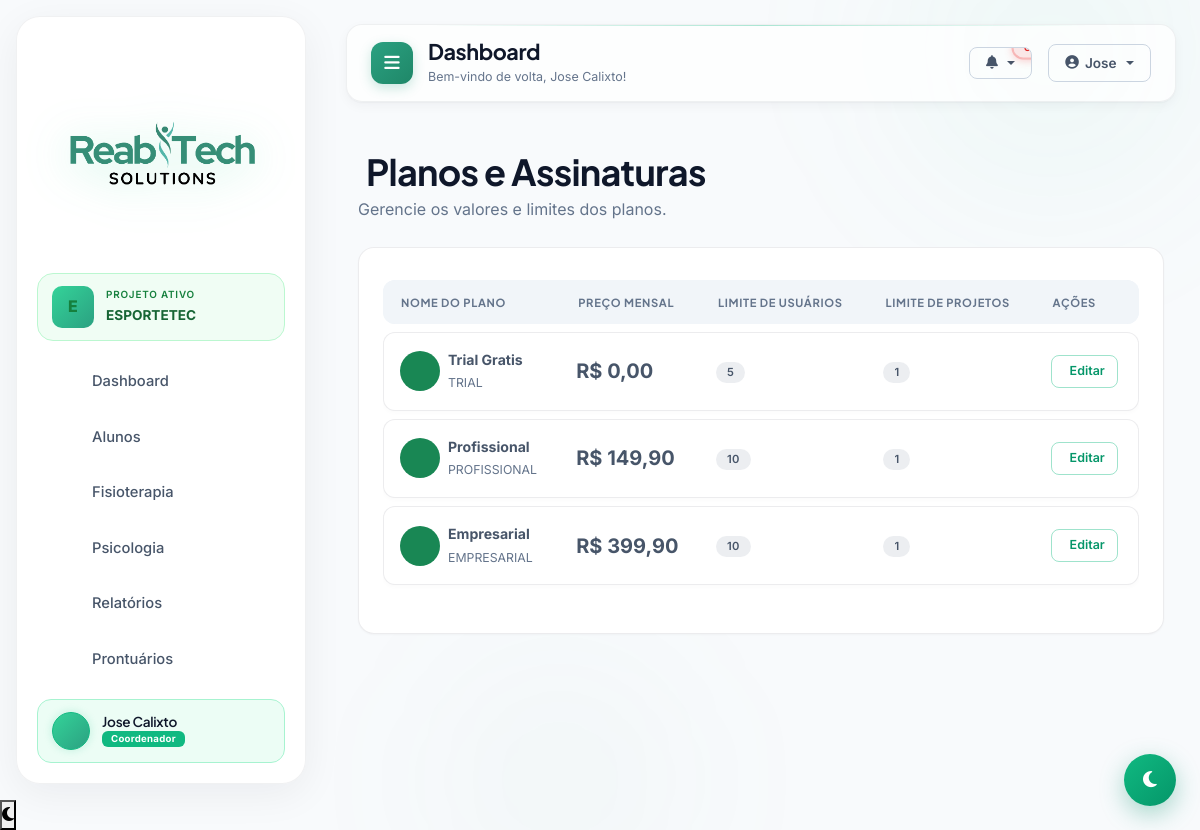
The app's page /dashboard/super-admin/planos/ (signed in), older data.
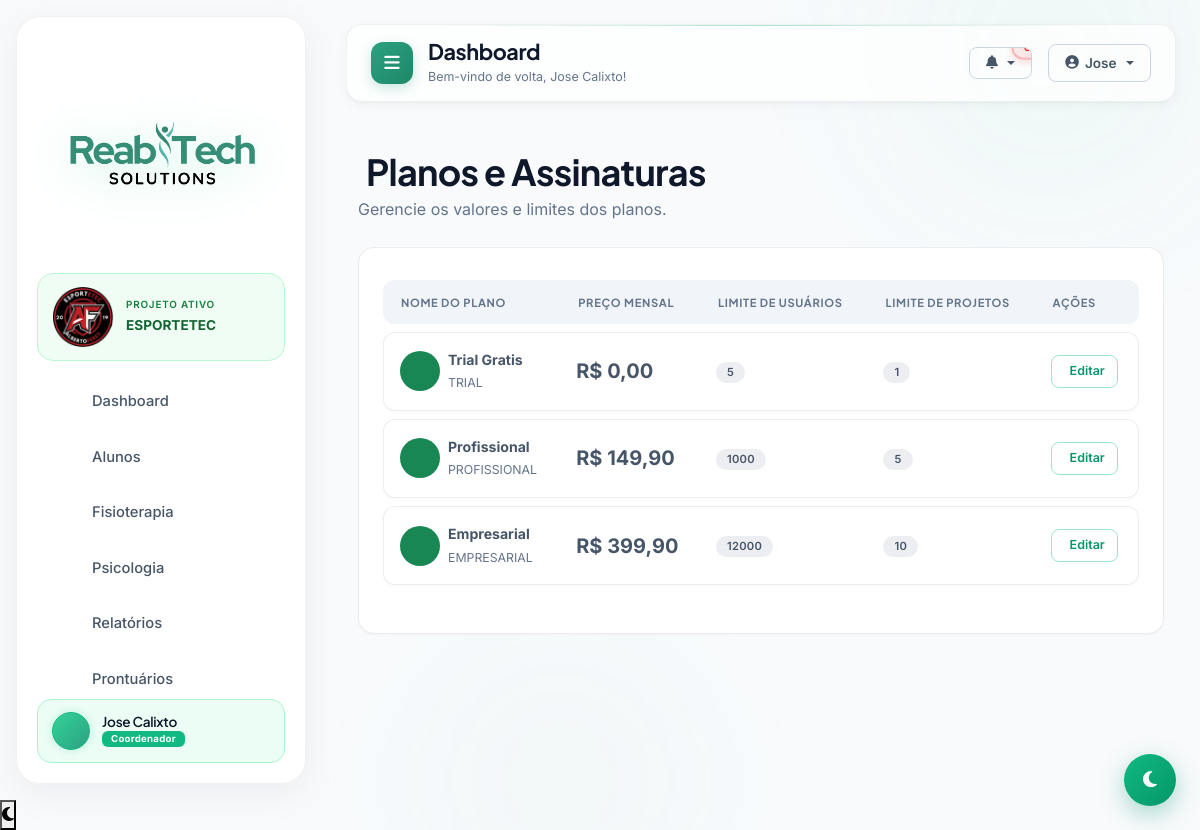
The same page, newer data.
### projetos/models.py (models this page shows, shortened)
class Projeto(models.Model):
    TIPO_CHOICES = [
        ('clinica', 'Clínica de Fisioterapia / Reabilitação'),
        ('escola', 'Escola / Instituição de Ensino'),
        ('time', 'Time / Clube Esportivo'),
        ('academia', 'Academia'),
        ('projeto_social', 'Projeto Social'),
        ('consultorio', 'Consultório Individual'),
        ('outro', 'Outro'),
    ]
    MODULOS_CHOICES = [
        ('fisioterapia', 'Fisioterapia'),
        ('psicologia', 'Psicologia'),
        ('tecnico', 'Análise Técnica'),
    ]
    nome = models.CharField(
        max_length=150,
        verbose_name='Nome do Projeto'
    )
    slug = models.SlugField(
        max_length=160,
        unique=True,
        blank=True,
        default='',
        verbose_name='Slug (URL)'
    )
    tipo = models.CharField(
        max_length=20,
        choices=TIPO_CHOICES,
        default='clinica',
        verbose_name='Tipo'
    )
    descricao = models.TextField(
        blank=True,
        default='',
        verbose_name='Descrição'
    )
    logo = models.ImageField(
        upload_to='projetos/logos/',
        blank=True,
        null=True,
        verbose_name='Logo'
    )
    plano = models.ForeignKey(
        Plano,
        on_delete=models.PROTECT,
        related_name='projetos',
        null=True,
        blank=True,
        verbose_name='Plano Contratado'
    )
    coordenador = models.ForeignKey(
        User,
        on_delete=models.PROTECT,
        related_name='projetos_coordenados',
        verbose_name='Coordenador Responsável'
    )
    modulos_ativos = models.JSONField(
        default=list,
        help_text="Módulos ativos: ['fisioterapia', 'psicologia', 'tecnico']",
        verbose_name='Módulos Ativos'
    )
    publico = models.BooleanField(
        default=False,
        help_text='Aparecer na landing page pública',
        verbose_name='Público'
    )
    ativo = models.BooleanField(
        default=True,
        verbose_name='Ativo'
    )
    criado_em = models.DateTimeField(
        auto_now_add=True,
        null=True,
        verbose_name='Criado em'
    )
    atualizado_em = models.DateTimeField(
        auto_now=True,
        null=True,
        verbose_name='Atualizado em'
    )
    data_expiracao_trial = models.DateTimeField(
        null=True,
        blank=True,
        help_text='Data em que o trial expira (null = sem expiração)',
        verbose_name='Expiração do Trial'
    )
    class Meta:
        ordering = ['-criado_em']
        verbose_name = 'Projeto'
        verbose_name_plural = 'Projetos'

class Plano(models.Model):
    TIPO_CHOICES = [
        ('trial', 'Trial Grátis (30 dias)'),
        ('profissional', 'Profissional'),
        ('empresarial', 'Empresarial'),
    ]
    tipo = models.CharField(
        max_length=20,
        choices=TIPO_CHOICES,
        default='trial',
        verbose_name='Tipo do Plano'
    )
    nome = models.CharField(
        max_length=100,
        verbose_name='Nome do Plano'
    )
    descricao = models.TextField(
        blank=True,
        default='',
        verbose_name='Descrição'
    )
    preco_mensal = models.DecimalField(
        max_digits=10,
        decimal_places=2,
        default=0,
        validators=[MinValueValidator(0)],
        verbose_name='Preço Mensal (R$)'
    )
    max_usuarios = models.IntegerField(
        default=10,
        validators=[MinValueValidator(0)],
        help_text='Número máximo de membros (0 = ilimitado)',
        verbose_name='Máximo de Usuários'
    )
    max_projetos = models.IntegerField(
        default=1,
        validators=[MinValueValidator(0)],
        help_text='Quantos projetos o coordenador pode ter (0 = ilimitado)',
        verbose_name='Máximo de Projetos'
    )
    modulos_inclusos = models.JSONField(
        default=list,
        help_text="Lista de módulos: ['fisioterapia', 'psicologia', 'tecnico']",
        verbose_name='Módulos Inclusos'
    )
    destaque = models.BooleanField(
        default=False,
        help_text='Destacar na landing page (recomendado)',
        verbose_name='Destacado'
    )
    ordem = models.IntegerField(
        default=0,
        help_text='Ordem de exibição (menor primeiro)',
        verbose_name='Ordem'
    )
    ativo = models.BooleanField(
        default=True,
        verbose_name='Ativo'
    )
    class Meta:
        ordering = ['ordem', 'preco_mensal']
        verbose_name = 'Plano'
        verbose_name_plural = 'Planos'

### dashboard/views.py (the view)
# urls.py: path("super-admin/planos/", views.superadmin_planos, name="superadmin_planos"),
@login_required
def superadmin_planos(request):
    return render(request, 'dashboard/admin/planos.html', {'planos': Plano.objects.all()})

### dashboard/context_processors.py (called while the page is built)
def notificacoes_context(request):
    if request.user.is_authenticated:
        notificacoes_nao_lidas = request.user.notificacoes.filter(
            lida=False
        ).order_by('-criada_em')[:5]
        total_nao_lidas = request.user.notificacoes.filter(lida=False).count()
        return {
            'notificacoes_dropdown': notificacoes_nao_lidas,
            'total_notificacoes': total_nao_lidas,
        }
    return {
        'notificacoes_dropdown': [],
        'total_notificacoes': 0,
    }

def analytics_context(request):
    from django.conf import settings
    return {
        'GA4_MEASUREMENT_ID': getattr(settings, 'GA4_MEASUREMENT_ID', ''),
        'MICROSOFT_CLARITY_ID': getattr(settings, 'MICROSOFT_CLARITY_ID', ''),
    }

### mensageria/models.py (called while the page is built)
    def total_nao_lidas_para(self, user):
        try:
            participante = self.participantes.get(usuario=user)
        except ParticipanteConversa.DoesNotExist:
            return 0
        return self.mensagens.filter(
            deletada=False,
            criada_em__gt=participante.ultima_leitura
        ).exclude(autor=user).count()

### templates/dashboard/admin/planos.html (shortened to what this page needs)
{% extends 'base.html' %}{% load static %}{% block content %}
<div class="container-fluid py-4">
    <div class="d-flex justify-content-between align-items-center mb-4">
        <div>
            <h2 class="fw-bold mb-1"> Planos e Assinaturas</h2>
            <p class="text-muted mb-0">Gerencie os valores e limites dos planos.</p>
        </div>
    </div>
    <div class="card border-0 shadow-sm" style="background: var(--bg-elevated); border-radius: 16px;">
        <div class="card-body p-4">
            <div class="table-responsive">
                <table class="table table-hover align-middle">
                    <thead class="table-light">
                        <tr>
                            <th>Nome do Plano</th>
                            <th>Preço Mensal</th>
                            <th>Limite de Usuários</th>
                            <th>Limite de Projetos</th>
                            <th>Ações</th>
                        </tr>
                    </thead>
                    <tbody>
                        {% for p in planos %}
                        <tr>
                            <td>
                                <div class="d-flex align-items-center gap-2">
                                    <div class="rounded-circle {% if p.destaque %}bg-warning text-dark{% else %}bg-success text-white{% endif %} d-flex justify-content-center align-items-center" style="width:40px; height:40px;">
                                    </div>
                                    <div>
                                        <div class="fw-bold">{{ p.nome }}</div>
                                        <small class="text-muted text-uppercase">{{ p.tipo }}</small>
                                    </div>
                                </div>
                            </td>
                            <td class="fw-bold text-success fs-5">R$ {{ p.preco_mensal|floatformat:2 }}</td>
                            <td><span class="badge bg-secondary">{{ p.max_usuarios }}</span></td>
                            <td><span class="badge bg-secondary">{{ p.max_projetos }}</span></td>
                            <td>
                                <a href="{% url 'dashboard:superadmin_editar_plano' p.id %}" class="btn btn-sm btn-outline-primary">
                                     Editar
                                </a>
                            </td>
                        </tr>
                        {% endfor %}
                    </tbody>
                </table>
            </div>
        </div>
    </div>
</div>
{% endblock %}

### templates/base.html (shortened to what the changed rows need)
{% load static %}
<!DOCTYPE html>
<html lang="pt-br" data-theme="light" style="background-color: #0b1120;">
<head>
    <link href="https://cdn.jsdelivr.net/npm/bootstrap@5.1.3/dist/css/bootstrap.min.css" rel="stylesheet">
    <link rel="stylesheet" href="https://cdnjs.cloudflare.com/ajax/libs/font-awesome/6.5.0/css/all.min.css">
    <link rel="stylesheet" href="https://unpkg.com/@phosphor-icons/web@2.1.1/src/regular/style.css">
    <link rel="stylesheet" href="https://unpkg.com/@phosphor-icons/web@2.1.1/src/fill/style.css">
    <link href="https://unpkg.com/aos@2.3.1/dist/aos.css" rel="stylesheet">
    <link rel="stylesheet" href="{% static 'css/design-system.css' %}">
    <link rel="stylesheet" href="{% static 'css/theme.css' %}">
    <link rel="stylesheet" href="{% static 'css/internal-effects.css' %}">
    <link rel="stylesheet" href="{% static 'css/style.css' %}">
    <link rel="stylesheet" href="{% static 'css/animations.css' %}">
    <link rel="stylesheet" href="{% static 'css/premium-effects.css' %}">
    <link rel="stylesheet" href="{% static 'css/premium-responsive.css' %}">
    <link rel="stylesheet" href="{% static 'css/premium-pages.css' %}">
    <link rel="stylesheet" href="{% static 'css/premium-glass-3d.css' %}">
    <link rel="stylesheet" href="{% static 'css/glass-sidebar-3d.css' %}">
    <link rel="stylesheet" href="{% static 'css/dark-mode-fixes.css' %}">
    <link rel="stylesheet" href="{% static 'css/splash.css' %}">
    <link rel="stylesheet" href="{% static 'css/custom-premium.css' %}">
<link rel="stylesheet" href="{% static 'css/internal-cyber.css' %}">
<link rel="stylesheet" href="{% static 'css/dash-cyber.css' %}">
<link rel="stylesheet" href="{% static 'css/sidebar-modern.css' %}">
<link rel="stylesheet" href="{% static 'css/atleta-enhancements.css' %}">
    <link rel="stylesheet" href="/static/css/responsive-master.css">
    <link rel="stylesheet" href="/static/css/reabitech-global-effects.css">
<link rel="stylesheet" href="{% static 'css/efeito-fisio-global.css' %}">
<link rel="stylesheet" href="{% static 'css/chart-premium.css' %}">
<link rel="stylesheet" href="{% static 'css/responsive-v3.css' %}?v=1">
<link rel="stylesheet" href="{% static 'css/responsive-system.css' %}?v=1">
<link rel="stylesheet" href="{% static 'css/responsive-dashboards.css' %}?v=1">
<link rel="stylesheet" href="{% static 'css/responsive-modules.css' %}?v=1">
<link rel="stylesheet" href="{% static 'css/project-sidebar.css' %}?v=1">
</head>
<body>
{% if user.is_authenticated %}
<div class="sidebar" id="sidebar">
    {% if projeto_ativo_global %}
    <div style="padding: 0 12px 16px;">
        <div style="background: rgba(52, 211, 153, 0.15); border: 1px solid rgba(52, 211, 153, 0.25); border-radius: 14px; padding: 12px 14px; display: flex; align-items: center; gap: 12px;">
            {% if projeto_ativo_global.logo %}
            <img class="active-project-logo" src="{{ projeto_ativo_global.logo.url }}" alt="{{ projeto_ativo_global.nome }}" style="width: 62px; height: 62px; min-width: 62px; object-fit: contain; flex-shrink: 0; padding: 0; border-radius: 8px; background: transparent;">
            {% else %}
            <div style="width: 42px; height: 42px; border-radius: 10px; background: linear-gradient(135deg, #34d399, #2BA181); display: flex; align-items: center; justify-content: center; color: white; font-weight: 800; font-size: 1rem; flex-shrink: 0;">
                {{ projeto_ativo_global.nome|first|upper }}
            </div>
            {% endif %}
            <div style="min-width: 0; flex: 1;">
                <div style="font-size: 0.62rem; color: rgba(167, 243, 208, 0.7); letter-spacing: 0.08em; text-transform: uppercase; font-weight: 600; margin-bottom: 2px;">
                    Projeto ativo
 </div>
                <div style="font-weight: 700; color: white; font-size: 0.85rem; white-space: nowrap; overflow: hidden; text-overflow: ellipsis;">
                    {{ projeto_ativo_global.nome }}
 </div>
 </div>
 </div>
 </div>
    {% endif %}
</div>
{% endif %}
    <div class="main-content {% if not user.is_authenticated %}no-sidebar{% endif %}" id="mainContent">
        {% if user.is_authenticated %}
        <div class="top-navbar">
            <div class="page-title">
                <div>
                    <h2>{% block page_title %}Dashboard{% endblock %}</h2>
 </div>
 </div>
 </div>
        {% endif %}
        {% block content %}{% endblock %}
 </div>
</body>
</html>

Row changes from the older to the newer data that the page shows:
changed Projeto "ESPORTETEC": logo: picture added; nome|first "E" → (not shown)
changed Plano "Profissional": max_usuarios "10" → "1000"; max_projetos "1" → "5"
changed Plano "Empresarial": max_usuarios "10" → "12000"; max_projetos "1" → "10"
